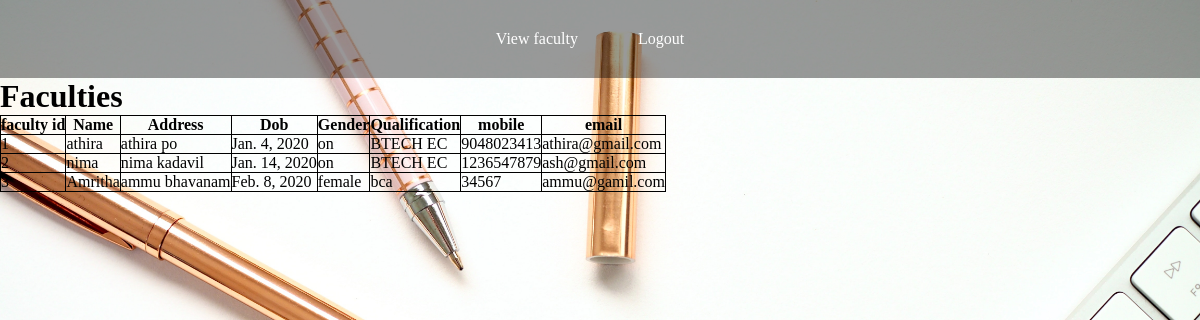
The app's page /facdetails/ with its own data.
### register/models.py (models this page shows)
class facultysignup(models.Model):
    factid = models.IntegerField(primary_key=True)
    name = models.CharField(max_length=30)
    address = models.CharField(max_length=50)
    dob = models.DateField()
    gender = models.CharField(max_length=10)
    qualification = models.CharField(max_length=10)
    mobile = models.IntegerField(null=True,blank=True)
    email = models.CharField(max_length=10)
    password = models.CharField(max_length=10)
    assbatch = models.CharField(max_length=10)

### register/views.py (the view)
# urls.py: path('facdetails/',views.facview,name='viewfac'),
def facview(request):
    querysetttt=facultysignup.objects.all().filter()
    return render(request,'viewfac.html',{'authorssss':querysetttt})

### register/templates/viewfac.html (shortened to what this page needs)
{% load static %}<!DOCTYPE html>
<html>
<head>
<link rel="stylesheet" href="{% static 'css/style4.css' %}">
</head>
<body class="b">
<div class="menubar">
<ul>
<li><a href="viewfac.html">View faculty</a></li>
<li><a href="{% url 'logout'%}">Logout</a></li>
</ul>
</div>
<div>
            <h1>Faculties</h1>
            <table>
                <thead>
                    <tr>
                        <th>faculty id</th>
                        <th>Name</th>
                        <th>Address</th>
                        <th>Dob</th>
                        <th>Gender</th>
                        <th>Qualification</th>
                        <th>mobile</th>
                        <th>email</th>
                    </tr>
                </thead>
                <tbody>
                    {%if authorssss%}
                    {%for i in authorssss%}
                    <tr>
                        <td>{{i.factid}}</td>
                        <td>{{i.name}}</td>
                        <td>{{i.address}}</td>
                        <td>{{i.dob}}</td>
                        <td>{{i.gender}}</td>
                        <td>{{i.qualification}}</td>
                        <td>{{i.mobile}}</td>
                        <td>{{i.email}}</td>
                    </tr>
                    {%endfor %}
            {%endif %}
                </tbody>
            </table>
        </div>
    </body>
</html>

### register/static/css/style4.css (style rules this page uses)
* { margin:0px; padding:0px; box-sizing:border-box; }
.b { background-image:url(../img/4.jpg); background-size:cover; }
.menubar { background-color:rgba(0,0,0,0.4); text-align:center; }
.menubar ul { list-style-type:none; display:inline-flex; margin-right:20px; }
.menubar ul li { padding:20px; margin:10px; text-align:center; }
.menubar ul li a { text-decoration:none; color:white; }

### register/templates/viewfac.html (style rules this page uses)
table,th,td { border:1px solid black;border-collapse:collapse }

### records on screen
facultysignup: factid "1", name "athira", address "athira po", dob "Jan. 4, 2020", gender "on", qualification "BTECH EC", mobile "9048023413", email "athira@gmail.com"
facultysignup: factid "2", name "nima", address "nima kadavil", dob "Jan. 14, 2020", gender "on", qualification "BTECH EC", mobile "1236547879", email "ash@gmail.com"
facultysignup: factid "3", name "Amritha", address "ammu bhavanam", dob "Feb. 8, 2020", gender "female", qualification "bca", mobile "34567", email "ammu@gamil.com"
